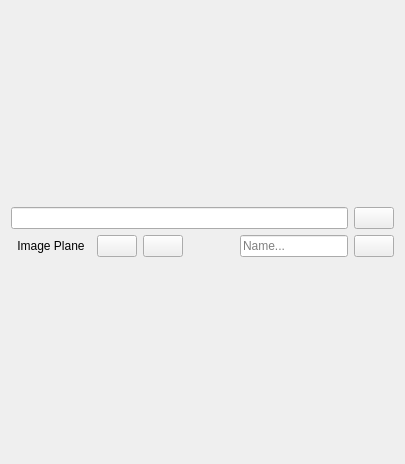
<?xml version="1.0" encoding="UTF-8"?>
<ui version="4.0">
 <class>Form</class>
 <widget class="QWidget" name="Form">
  <property name="geometry">
   <rect>
    <x>0</x>
    <y>0</y>
    <width>405</width>
    <height>464</height>
   </rect>
  </property>
  <property name="windowTitle">
   <string>Form</string>
  </property>
  <layout class="QVBoxLayout" name="verticalLayout_2">
   <item>
    <layout class="QVBoxLayout" name="verticalLayout">
     <item>
      <layout class="QHBoxLayout" name="horizontalLayout">
       <item>
        <widget class="QLineEdit" name="image_plane_led">
         <property name="readOnly">
          <bool>true</bool>
         </property>
        </widget>
       </item>
       <item>
        <widget class="QPushButton" name="load_image_plane_btn">
         <property name="text">
          <string/>
         </property>
        </widget>
       </item>
      </layout>
     </item>
     <item>
      <layout class="QHBoxLayout" name="horizontalLayout_3">
       <item>
        <widget class="QPushButton" name="image_plane_icon">
         <property name="enabled">
          <bool>true</bool>
         </property>
         <property name="text">
          <string>Image Plane</string>
         </property>
         <property name="flat">
          <bool>true</bool>
         </property>
        </widget>
       </item>
       <item>
        <widget class="QPushButton" name="reload_btn">
         <property name="text">
          <string/>
         </property>
        </widget>
       </item>
       <item>
        <widget class="QPushButton" name="lock_all_btn">
         <property name="text">
          <string/>
         </property>
         <property name="checkable">
          <bool>false</bool>
         </property>
        </widget>
       </item>
       <item>
        <spacer name="horizontalSpacer">
         <property name="orientation">
          <enum>Qt::Horizontal</enum>
         </property>
         <property name="sizeHint" stdset="0">
          <size>
           <width>40</width>
           <height>20</height>
          </size>
         </property>
        </spacer>
       </item>
       <item>
        <widget class="QLineEdit" name="artist_name_led">
         <property name="placeholderText">
          <string>Name...</string>
         </property>
        </widget>
       </item>
       <item>
        <widget class="QPushButton" name="playblast_all_btn">
         <property name="text">
          <string/>
         </property>
        </widget>
       </item>
      </layout>
     </item>
     <item>
      <layout class="QVBoxLayout" name="scroll_area_lyt"/>
     </item>
    </layout>
   </item>
  </layout>
 </widget>
 <resources/>
 <connections/>
</ui>
